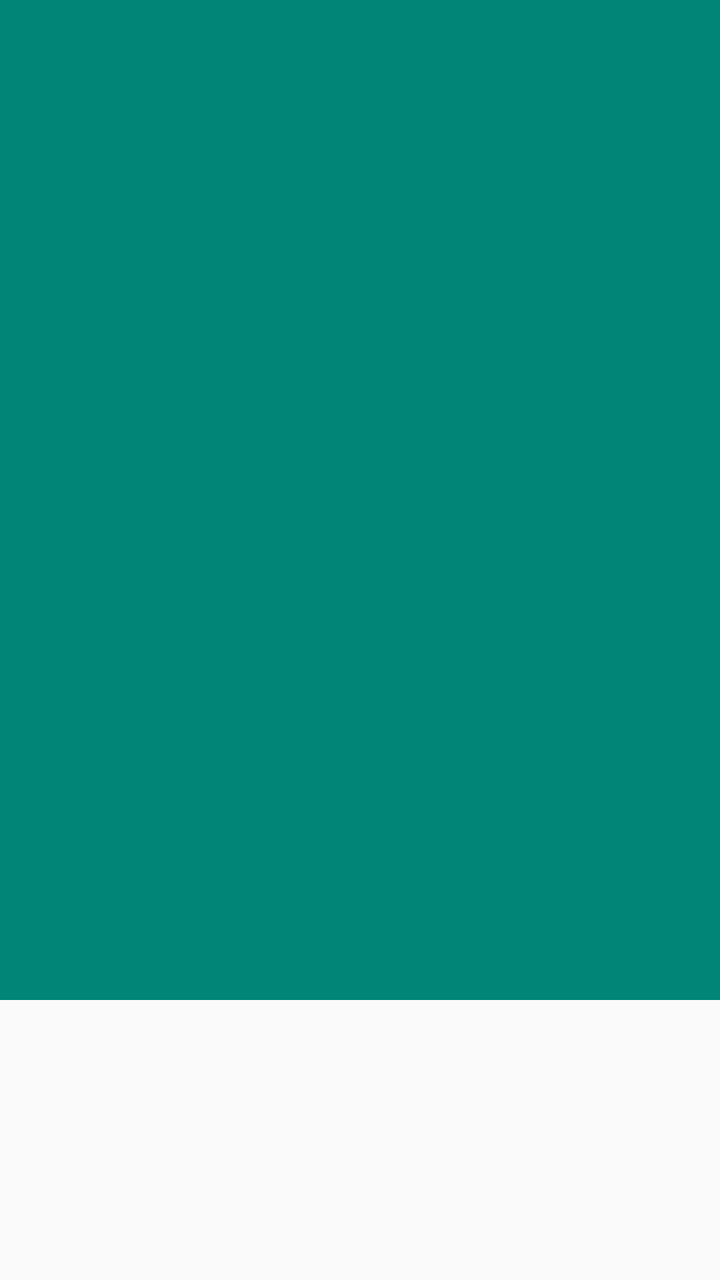
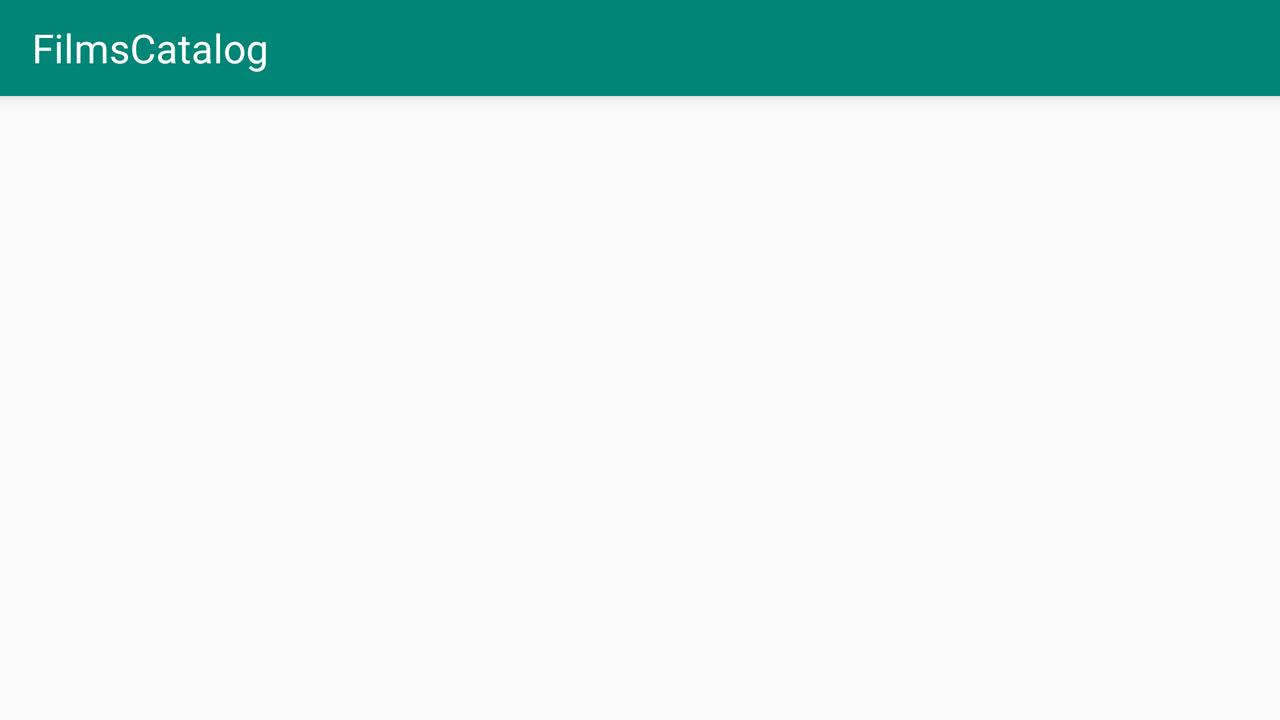

The same Android screen from two of the app's own layout files: first res/layout/ as a phone draws it, then the repository's variant for another configuration, drawn on a device whose configuration selects that folder. Both files follow.
<!-- AndroidManifest.xml: application theme AppTheme -->
<!-- res/layout/activity_film_details.xml -->
<?xml version="1.0" encoding="utf-8"?>
<androidx.coordinatorlayout.widget.CoordinatorLayout xmlns:android="http://schemas.android.com/apk/res/android"
    xmlns:app="http://schemas.android.com/apk/res-auto"
    xmlns:tools="http://schemas.android.com/tools"
    android:layout_width="match_parent"
    android:layout_height="match_parent"
    tools:context=".MainActivity">

    <androidx.core.widget.NestedScrollView
        android:id="@+id/scroll"
        android:layout_width="match_parent"
        android:layout_height="match_parent"
        app:layout_behavior="@string/appbar_scrolling_view_behavior">

        <TextView
            android:id="@+id/filmDetailsDesc"
            style="@style/FilmDetailsText" />

    </androidx.core.widget.NestedScrollView>

    <com.google.android.material.appbar.AppBarLayout
        android:layout_width="match_parent"
        android:layout_height="wrap_content">

        <com.google.android.material.appbar.CollapsingToolbarLayout
            android:layout_width="match_parent"
            android:layout_height="match_parent"
            android:fitsSystemWindows="false"
            app:contentScrim="?attr/colorPrimary"
            app:expandedTitleMarginEnd="64dp"
            app:expandedTitleMarginStart="48dp"
            app:layout_scrollFlags="scroll|exitUntilCollapsed"
            app:expandedTitleTextAppearance="@style/ExpandedToolbarAppearance">

            <ImageView
                android:id="@+id/filmDetailsImg"
                android:layout_width="match_parent"
                android:layout_height="500dp"
                android:scaleType="centerCrop"
                app:layout_constraintBottom_toTopOf="@id/filmDetailsScrollView"
                app:layout_constraintStart_toStartOf="parent"
                app:layout_constraintTop_toTopOf="parent"
                app:layout_collapseMode="parallax"/>

            <androidx.appcompat.widget.Toolbar
                android:id="@+id/filmDetailsToolbar"
                android:layout_width="match_parent"
                android:layout_height="?attr/actionBarSize"
                app:layout_collapseMode="pin"
                app:popupTheme="@style/MainToolbar" />

        </com.google.android.material.appbar.CollapsingToolbarLayout>

    </com.google.android.material.appbar.AppBarLayout>

</androidx.coordinatorlayout.widget.CoordinatorLayout>
<!-- resources referenced by this layout -->
<resources>
  <style name="ExpandedToolbarAppearance">
          <item name="android:textColor">@color/white</item>
      </style>
  <style name="FilmDetailsText">
          <item name="android:textSize">16sp</item>
          <item name="android:layout_width">match_parent</item>
          <item name="android:layout_height">wrap_content</item>
          <item name="android:textColor">@color/colorPrimaryDark</item>
      </style>
  <style name="MainToolbar">
          <item name="android:theme">@style/AppTheme</item>
          <item name="android:background">?colorPrimary</item>
          <item name="android:elevation">4dp</item>
          <item name="android:textColor">@color/white</item>
          <item name="android:textSize">20sp</item>
      </style>
  <style name="AppTheme" parent="Theme.AppCompat.Light.NoActionBar">
          
          <item name="colorPrimary">@color/colorPrimary</item>
          <item name="colorPrimaryDark">@color/colorPrimaryDark</item>
          <item name="colorAccent">@color/colorAccent</item>
      </style>
  <color name="white">#FFF</color>
  <color name="colorPrimaryDark">#00574B</color>
  <color name="colorPrimary">#008577</color>
  <color name="colorAccent">#D81B60</color>
</resources>
<!-- res/layout-land/activity_film_details.xml (the repository's variant of the layout above) -->
<!-- drawn on the phone turned sideways -->
<?xml version="1.0" encoding="utf-8"?>
<androidx.constraintlayout.widget.ConstraintLayout xmlns:android="http://schemas.android.com/apk/res/android"
    xmlns:app="http://schemas.android.com/apk/res-auto"
    xmlns:tools="http://schemas.android.com/tools"
    android:layout_width="match_parent"
    android:layout_height="match_parent"
    tools:context=".MainActivity">

    <androidx.appcompat.widget.Toolbar
        android:id="@+id/filmDetailsToolbar"
        android:layout_width="0dp"
        android:layout_height="?attr/actionBarSize"
        app:layout_constraintStart_toStartOf="parent"
        app:layout_constraintEnd_toEndOf="parent"
        app:layout_constraintTop_toTopOf="parent"
        style="@style/MainToolbar"
        app:title="@string/app_name"
        app:titleTextAppearance="@style/MainToolbar"/>

    <ImageView
        android:id="@+id/filmDetailsImg"
        android:layout_width="0dp"
        android:layout_height="0dp"
        app:layout_constraintEnd_toStartOf="@id/filmDetailsScrollView"
        app:layout_constraintStart_toStartOf="parent"
        app:layout_constraintTop_toBottomOf="@id/filmDetailsToolbar"
        app:layout_constraintBottom_toBottomOf="parent"/>

    <ScrollView
        android:id="@+id/filmDetailsScrollView"
        android:layout_width="0dp"
        android:layout_height="0dp"
        android:layout_margin="5dp"
        app:layout_constraintEnd_toEndOf="parent"
        app:layout_constraintStart_toEndOf="@id/filmDetailsImg"
        app:layout_constraintTop_toBottomOf="@id/filmDetailsToolbar"
        app:layout_constraintBottom_toBottomOf="parent">

        <TextView
            android:id="@+id/filmDetailsDesc"
            style="@style/FilmDetailsText" />
    </ScrollView>

</androidx.constraintlayout.widget.ConstraintLayout>
<!-- resources referenced by the variant -->
<!-- as the phone turned sideways resolves them -->
<resources>
  <string name="app_name">FilmsCatalog</string>
  <style name="FilmDetailsText">
          <item name="android:textSize">16sp</item>
          <item name="android:layout_width">match_parent</item>
          <item name="android:layout_height">wrap_content</item>
          <item name="android:textColor">@color/colorPrimaryDark</item>
      </style>
  <style name="MainToolbar">
          <item name="android:theme">@style/AppTheme</item>
          <item name="android:background">?colorPrimary</item>
          <item name="android:elevation">4dp</item>
          <item name="android:textColor">@color/white</item>
          <item name="android:textSize">20sp</item>
      </style>
  <style name="AppTheme" parent="Theme.AppCompat.Light.NoActionBar">
          
          <item name="colorPrimary">@color/colorPrimary</item>
          <item name="colorPrimaryDark">@color/colorPrimaryDark</item>
          <item name="colorAccent">@color/colorAccent</item>
      </style>
  <color name="colorPrimaryDark">#00574B</color>
  <color name="white">#FFF</color>
  <color name="colorPrimary">#008577</color>
  <color name="colorAccent">#D81B60</color>
</resources>
